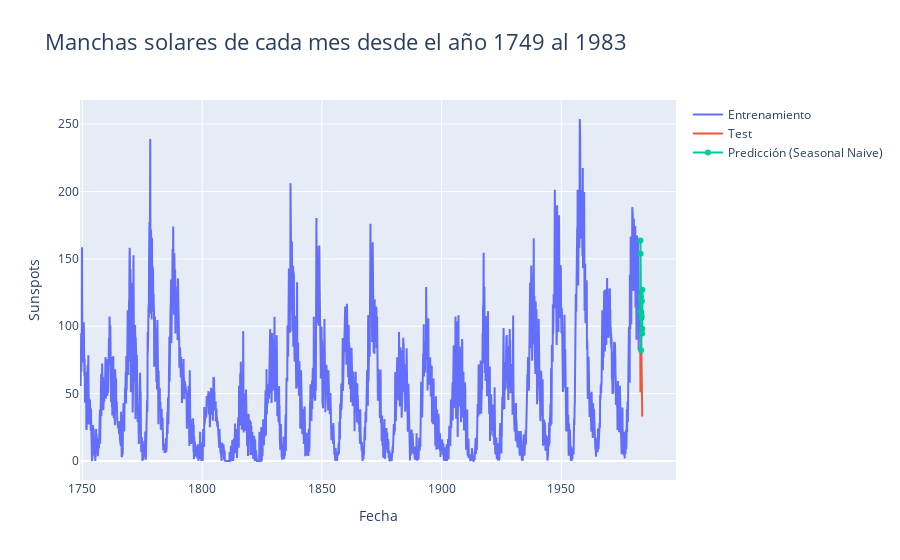

Notebook code cell kept with this figure:
### Code cell
import plotly.graph_objects as go
fig = go.Figure()

fig.add_trace(go.Scatter(
    x=df_train_spot.index,
    y=df_train_spot['Sunspots'],
    name="Entrenamiento",
    mode="lines"
    ))

fig.add_trace(go.Scatter(
    x=df_test_spot.index,
    y=df_test_spot['Sunspots'],
    name="Test",
    mode="lines"
    ))

fig.add_trace(go.Scatter(
    x=pred_spot.index,
    y=pred_spot['pred'],
    name="Predicción (Seasonal Naive)",
    mode="markers+lines"
    ))

fig.update_layout(title="Manchas solares de cada mes desde el año 1749 al 1983",
                  title_font_size=22,
                  xaxis_title = 'Fecha',
                  yaxis_title= 'Sunspots'
                  )

fig.show()

### Figure 1 — Plotly figure (JSON) as saved in the notebook; plotly's stock layout.template omitted (floating-point values rounded to 4 significant figures; data arrays with more than 128 entries replaced by an {"elided": "..."} marker saying what was removed)
{"data": [{"mode": "lines", "name": "Entrenamiento", "type": "scatter", "x": {"elided": "2808 str values"}, "y": {"elided": "2808 float values"}}, {"mode": "lines", "name": "Test", "type": "scatter", "x": ["1983-01-01T00:00:00", "1983-02-01T00:00:00", "1983-03-01T00:00:00", "1983-04-01T00:00:00", "1983-05-01T00:00:00", "1983-06-01T00:00:00", "1983-07-01T00:00:00", "1983-08-01T00:00:00", "1983-09-01T00:00:00", "1983-10-01T00:00:00", "1983-11-01T00:00:00", "1983-12-01T00:00:00"], "y": [84.3, 51, 66.5, 80.7, 99.2, 91.1, 82.2, 71.8, 50.3, 55.8, 33.3, 33.4]}, {"mode": "markers+lines", "name": "Predicción (Seasonal Naive)", "type": "scatter", "x": ["1983-01-01T00:00:00", "1983-02-01T00:00:00", "1983-03-01T00:00:00", "1983-04-01T00:00:00", "1983-05-01T00:00:00", "1983-06-01T00:00:00", "1983-07-01T00:00:00", "1983-08-01T00:00:00", "1983-09-01T00:00:00", "1983-10-01T00:00:00", "1983-11-01T00:00:00", "1983-12-01T00:00:00"], "y": [111.2, 163.6, 153.8, 122, 82.2, 110.4, 106.1, 107.6, 118.8, 94.7, 98.1, 127]}], "layout": {"title": {"font": {"size": 22}, "text": "Manchas solares de cada mes desde el año 1749 al 1983"}, "xaxis": {"title": {"text": "Fecha"}}, "yaxis": {"title": {"text": "Sunspots"}}}}
